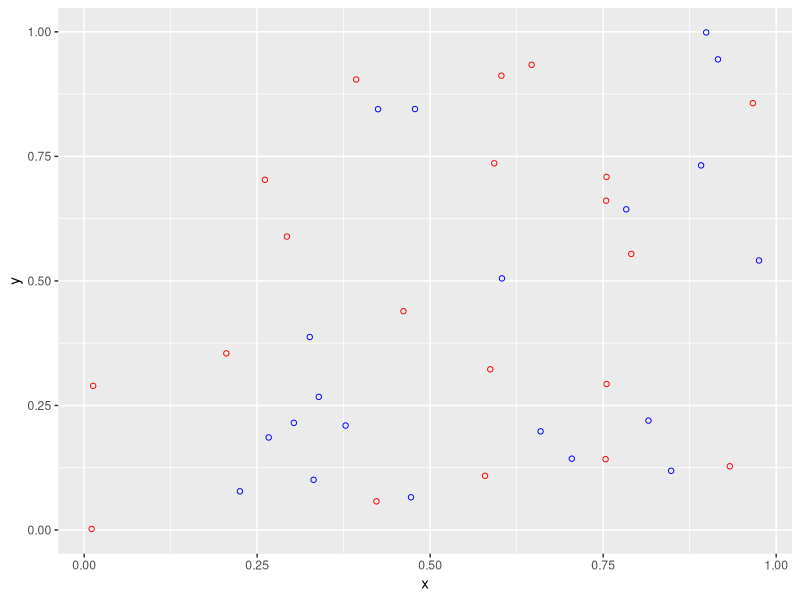

Here is the R script that generated this plot:
#install.packages("ggplot2") 
library(ggplot2)
#set.seed(0)
n1 <- 20
n2 <- 20
n<- n1+n2
k<-3
p<-3

x1 <- runif(n1) 
x2 <- runif(n1) 
x3 <- runif(n1) 
y1 <- runif(n2) 
y2 <- runif(n2)
y3 <- runif(n2)

x <- cbind(x1,x2,x3)
y <- cbind(y1,y2,y3)
xy <- rbind(x,y)
x<-as.data.frame(x)
y<-as.data.frame(y)
xy<-as.data.frame(xy)
#-- finding distance between all pairs of points
d <- matrix(NA,nrow=n, ncol=n)
for (i in 1:n)
{
  for (j in 1:n)
  {
    z <- 0
    for (k in 1:p)
    {
    z <- z+ min(abs(xy[i,k]-xy[j,k]),1-abs(xy[i,k]-xy[j,k]))^2
    d[i,j] = sqrt(z)
    }
  }
}

plot1 <- ggplot() + geom_point(data=x, aes(x=x[,1],y=x[,2]),shape=1, fill="red",color="red")+
  geom_point(data=y, aes(x=y[,1],y=y[,2]), shape=1, color="blue") +xlab("x")+ylab("y")
plot1

#-- finding k nearest neighbors of each point
knn<- matrix(NA, nrow=n, ncol=k) 
for (i in 1:n)
{ 
  for (j in 1:k)
  {
    knn[i,j]<- which(d[i,] == sort(unique(d[i,]),partial=j+1)[j+1])   
  }
}
rownames(knn)<-c(1:n)
#-- indicating if p nearest neighbors are from same sample

sample_indicator<- matrix(NA, nrow=n, ncol=k) #boolean matrix indicating if NN's are from same sample as data point

for (i in 1:n)
{
  for (j in 1: k)
  {
    if (i<=n1 & knn[i,j] <= n1 )
    {
      sample_indicator[i,j]=1
    }
    else if (i > n1 & knn[i,j] > n1)
    {
      sample_indicator[i,j]=1
    }
    else 
    {
      sample_indicator[i,j]=0
    }
  }
}
rownames(sample_indicator)<-c(1:n)

#--counting number of nearest neighbors from same sample of each data point 

nn_count <- matrix(NA, nrow=n, ncol=1)

for(i in 1:n)
{
  nn_count[i,1]<-sum(sample_indicator[i,])
}


#-- computing the counts of points with h nearest neighbors
c1 <- c()
for(h in 0:k)
{
add <- 0  
for (i in 1:n1)
{
  if (nn_count[i,1]==h)
  {
    add <- add + 1
  }
}
c1[h+1] <- add
}

#--
c2<-c()
for(h in 0:k)
{
  add <- 0  
  for (i in n1+1:n2)
  {
    if (nn_count[i,1]==h)
    {
      add <- add + 1
    }
  }
  c2[h+1] <- add
}

#-- computing the weights w1 and w2
w1<-c()

for (h in 0:k)
{
  w1[h+1] <- choose(n1+n2-1, k) / (choose(n1-1,h)*choose(n2,k-h))
}

w2<-c()

for (h in 0:k)
{
  w2[h+1] <- choose(n1+n2-1, k) / (choose(n2-1,h)*choose(n1,k-h))
}

#-- Computing Test Statistic



t1 <- sum(w1*c1)
 
t2 <- sum(w2*c2)

t <- (t1 + t2)/(n*k)
t